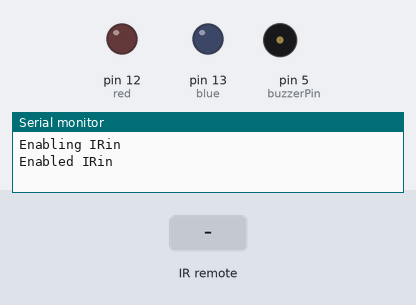
Bench run of a sketch on a simulated Arduino Uno, built with avr-gcc and run on an emulated ATmega328P. Parts: output pins drawn as LEDs (lit = HIGH), buzzer (waves = sounding), the last lines printed to the serial monitor. The inputs (shaded band) are chosen by the test bench.

Above: at 1.2 s.
1.3 s: infrared code 0x20DF40BF received
At 1.7 s:
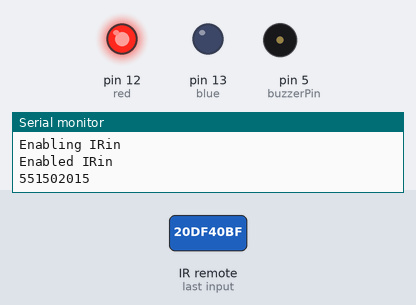
2.8 s: infrared code 0x20DFC837 received
At 4.0 s:
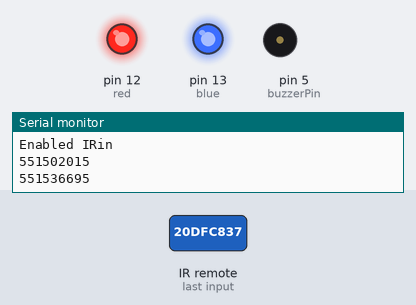
4.3 s: infrared code 0x20DF00FF received
At 5.4 s:
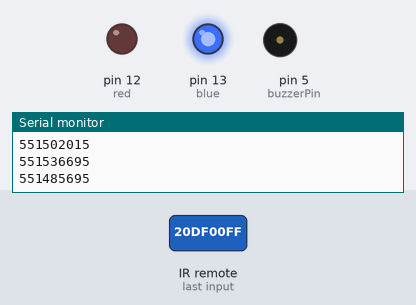
5.8 s: infrared code 0x20DFA857 received
At 6.7 s:
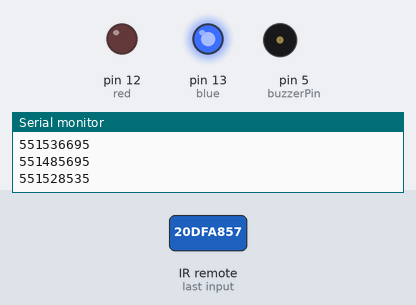
Timing chart, 0 to 8.4 s (numbered marks = the images above; inputs shaded):
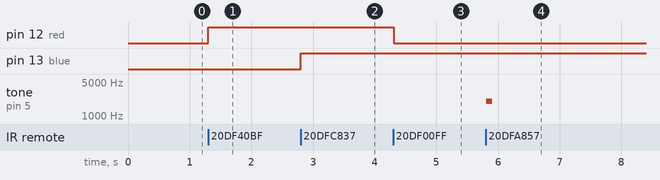

The sketch:

TV-Remote.ino
```cpp
// (licence header left out)
#include <IRremote.h>

int RECV_PIN = 6;
int red = 12;    //The red RGB LED is connected pin 9 of the Arduino.
int blue = 13;  //The blue RGB LED is connected pin 11 of the Arduino.
int sw1 = 2;    //The SW1 button is connect to pin 2 of the Arduino.
int sw2 = 3;    //The SW2 button is connect to pin 3 of the Arduino.
int buzzerPin  = 5 ;  //The buzzerPin is connected to pin 5 of the Arduino.


IRrecv irrecv(RECV_PIN);

decode_results results;

void setup()
{
  Serial.begin(9600);
  pinMode(sw1, INPUT);  //Setup button1 pin as an input pin.
  pinMode(sw2, INPUT);  //Setup button2 pin as an input pin.
  pinMode(red, OUTPUT);    //Setup red RGB LED pin as an output pin.
  pinMode(blue, OUTPUT);   //Setup blue RGB LED pin as an output pin.
  pinMode(buzzerPin, OUTPUT);  //Setup red LED pin as an output pin.
  // In case the interrupt driver crashes on setup, give a clue
  // to the user what's going on.
  Serial.println("Enabling IRin");
  irrecv.enableIRIn(); // Start the receiver
  Serial.println("Enabled IRin");
}

void loop() {
  if (irrecv.decode(&results)) {
    Serial.println(results.value, DEC);
    irrecv.resume(); // Receive the next value
        // level 2
    // if 551502015  VOL + is pressed RED LED turns on
    // if 551485695  CHN +  is pressed RED LED turns off
    // if 551536695 button 3 is pressed Blue LED turns on
    // if 551495895 button 4 is pressed blue LED turns off
    // if 551528535 button 5 is pressed buzzer sound turns on

    if (results.value == 551502015) {
      digitalWrite(red, HIGH);
    }
    if (results.value == 551485695) {
      digitalWrite(red, LOW);
    }

    if (results.value == 551536695) {
      digitalWrite(blue, HIGH);
    }
    if (results.value == 551495895) {
      digitalWrite(blue, LOW);
    }
    if (results.value == 551528535) {
      tone(buzzerPin, 2000,100);
      tone(buzzerPin, 2000,100);
    }

  }
  delay(100);
}
```

Measured:
- after the input at 1.3 s, pin 12 (red): LOW → HIGH at once
- after the input at 2.8 s, pin 13 (blue): LOW → HIGH at once
- after the input at 4.3 s, pin 12 (red): HIGH → LOW at once
- after the input at 5.8 s, tone on pin 5 (buzzerPin): silent → 2000 Hz at once, → silent 0.10 s later
